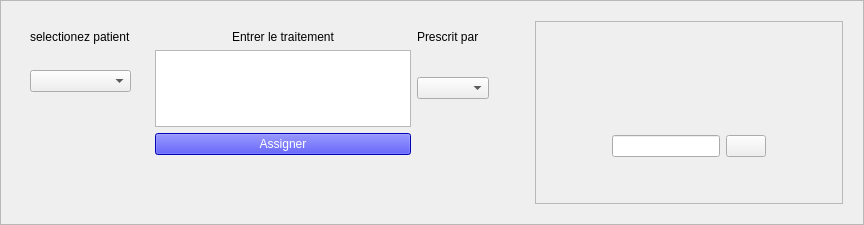
        <widget class="QFrame" name="frame_3">
         <property name="styleSheet">
          <string notr="true"/>
         </property>
         <property name="frameShape">
          <enum>QFrame::StyledPanel</enum>
         </property>
         <property name="frameShadow">
          <enum>QFrame::Raised</enum>
         </property>
         <layout class="QHBoxLayout" name="horizontalLayout_14">
          <item>
           <widget class="QWidget" name="widget_13" native="true">
            <layout class="QHBoxLayout" name="horizontalLayout_10">
             <item>
              <widget class="QWidget" name="widget_19" native="true">
               <layout class="QVBoxLayout" name="verticalLayout_6">
                <item>
                 <widget class="QLabel" name="label_12">
                  <property name="text">
                   <string>selectionez patient</string>
                  </property>
                 </widget>
                </item>
                <item>
                 <widget class="QLabel" name="label_13">
                  <property name="text">
                   <string/>
                  </property>
                  <property name="pixmap">
                   <pixmap>../../../../../../../.designer/ressource/icon/032-microscopex64.png</pixmap>
                  </property>
                  <property name="alignment">
                   <set>Qt::AlignCenter</set>
                  </property>
                 </widget>
                </item>
                <item>
                 <widget class="QComboBox" name="liste_patient_t"/>
                </item>
                <item>
                 <spacer name="verticalSpacer_4">
                  <property name="orientation">
                   <enum>Qt::Vertical</enum>
                  </property>
                  <property name="sizeHint" stdset="0">
                   <size>
                    <width>20</width>
                    <height>40</height>
                   </size>
                  </property>
                 </spacer>
                </item>
               </layout>
              </widget>
             </item>
             <item>
              <widget class="QWidget" name="widget_20" native="true">
               <layout class="QGridLayout" name="gridLayout_6">
                <item row="0" column="0">
                 <widget class="QLabel" name="label_14">
                  <property name="text">
                   <string>Entrer le traitement</string>
                  </property>
                  <property name="alignment">
                   <set>Qt::AlignCenter</set>
                  </property>
                 </widget>
                </item>
                <item row="1" column="0">
                 <widget class="QPlainTextEdit" name="symptome_2">
                  <property name="maximumSize">
                   <size>
                    <width>16777215</width>
                    <height>77</height>
                   </size>
                  </property>
                 </widget>
                </item>
                <item row="2" column="0">
                 <widget class="QPushButton" name="btn_add_2">
                  <property name="styleSheet">
                   <string notr="true">background-color: blue;
color: rgb(255, 255, 255);

</string>
                  </property>
                  <property name="text">
                   <string>Assigner</string>
                  </property>
                  <property name="icon">
                   <iconset>
                    <normaloff>../../../../../../../.designer/ressource/icon/ok.png</normaloff>../../../../../../../.designer/ressource/icon/ok.png</iconset>
                  </property>
                  <property name="iconSize">
                   <size>
                    <width>17</width>
                    <height>24</height>
                   </size>
                  </property>
                 </widget>
                </item>
                <item row="3" column="0">
                 <spacer name="verticalSpacer_5">
                  <property name="orientation">
                   <enum>Qt::Vertical</enum>
                  </property>
                  <property name="sizeHint" stdset="0">
                   <size>
                    <width>20</width>
                    <height>40</height>
                   </size>
                  </property>
                 </spacer>
                </item>
                <item row="0" column="2" rowspan="3">
                 <widget class="QWidget" name="widget_23" native="true">
                  <layout class="QVBoxLayout" name="verticalLayout_22">
                   <item>
                    <widget class="QLabel" name="label_26">
                     <property name="text">
                      <string/>
                     </property>
                     <property name="pixmap">
                      <pixmap>../../../../../../../.designer/ressource/icon/032-microscopex64.png</pixmap>
                     </property>
                     <property name="alignment">
                      <set>Qt::AlignCenter</set>
                     </property>
                    </widget>
                   </item>
                  </layout>
                 </widget>
                </item>
                <item row="0" column="1">
                 <widget class="QLabel" name="label_27">
                  <property name="text">
                   <string>Prescrit par</string>
                  </property>
                 </widget>
                </item>
                <item row="1" column="1">
                 <widget class="QComboBox" name="liste_patient_6"/>
                </item>
               </layout>
              </widget>
             </item>
             <item>
              <widget class="QFrame" name="frame_2">
               <property name="frameShape">
                <enum>QFrame::StyledPanel</enum>
               </property>
               <property name="frameShadow">
                <enum>QFrame::Raised</enum>
               </property>
               <layout class="QVBoxLayout" name="verticalLayout_10">
                <item>
                 <widget class="QWidget" name="widget_24" native="true">
                  <layout class="QHBoxLayout" name="horizontalLayout_11">
                   <item>
                    <widget class="QWidget" name="widget_25" native="true">
                     <layout class="QVBoxLayout" name="verticalLayout_15">
                      <item>
                       <widget class="QLabel" name="image_p3">
                        <property name="text">
                         <string/>
                        </property>
                        <property name="pixmap">
                         <pixmap>../../../../../../../.designer/res/logo.png</pixmap>
                        </property>
                        <property name="alignment">
                         <set>Qt::AlignHCenter|Qt::AlignTop</set>
                        </property>
                       </widget>
                      </item>
                      <item>
                       <widget class="QWidget" name="widget_26" native="true">
                        <layout class="QHBoxLayout" name="horizontalLayout_13">
                         <item>
                          <spacer name="horizontalSpacer_5">
                           <property name="orientation">
                            <enum>Qt::Horizontal</enum>
                           </property>
                           <property name="sizeHint" stdset="0">
                            <size>
                             <width>40</width>
                             <height>20</height>
                            </size>
                           </property>
                          </spacer>
                         </item>
                         <item>
                          <widget class="QLineEdit" name="ed_rech_2"/>
                         </item>
                         <item>
                          <widget class="QPushButton" name="pushButton_8">
                           <property name="text">
                            <string/>
                           </property>
                          </widget>
                         </item>
                         <item>
                          <spacer name="horizontalSpacer_6">
                           <property name="orientation">
                            <enum>Qt::Horizontal</enum>
                           </property>
                           <property name="sizeHint" stdset="0">
                            <size>
                             <width>40</width>
                             <height>20</height>
                            </size>
                           </property>
                          </spacer>
                         </item>
                        </layout>
                       </widget>
                      </item>
                     </layout>
                    </widget>
                   </item>
                  </layout>
                 </widget>
                </item>
               </layout>
              </widget>
             </item>
            </layout>
           </widget>
          </item>
         </layout>
        </widget>
